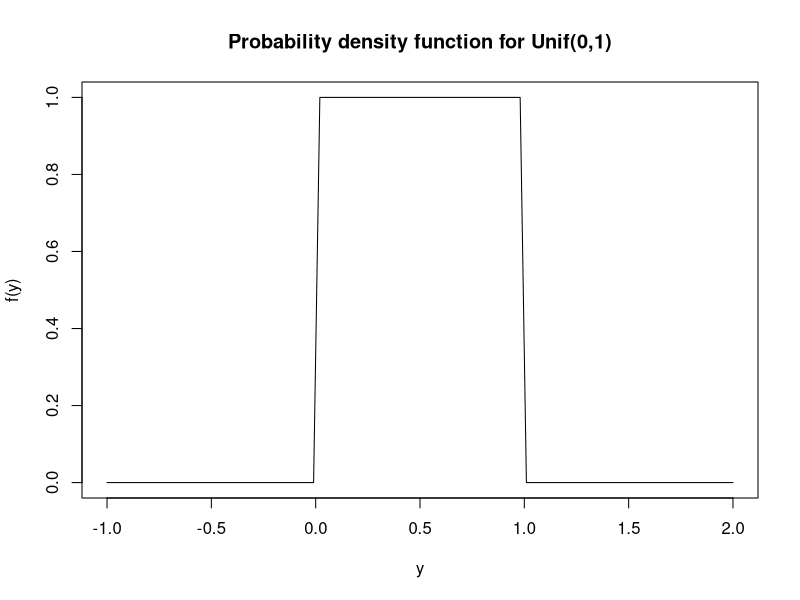

Source code (R):
## ---- chunk 1
a <- 0
b <- 1
curve(dunif(x, min = a, max = b), from = -1, to = 2,
      xlab='y', ylab='f(y)', main='Probability density function for Unif(0,1)')
